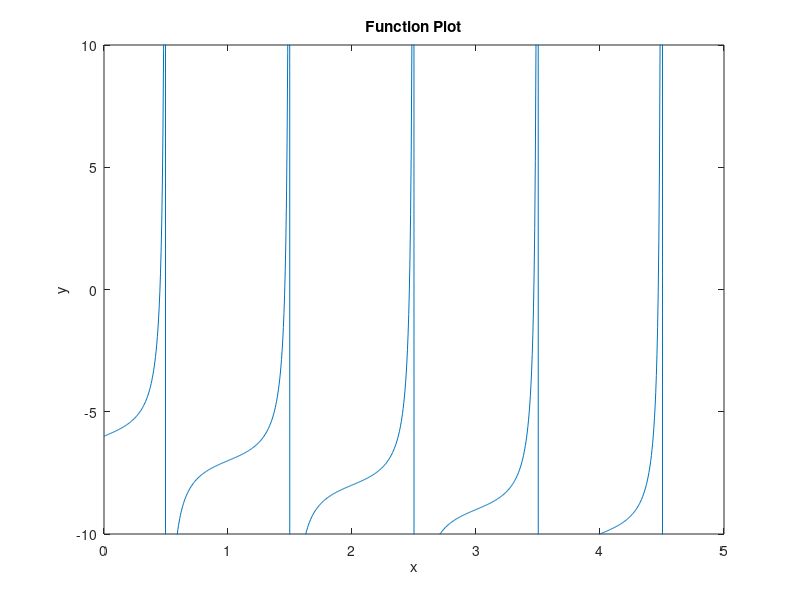

MATLAB code for this plot:
%% Question 1
% Define interval [xl xu]
xl = 0.4; xu = 0.48;
% Initialize midpoint
f_xr = 1;
% Initialize counter
i = 1;

% While the function is above tolerance
while abs(f_xr) >= 1e-5
    % Store old f_xr
    f_xr_old = f_xr;
    % Find midpoint of interval
    xr = (xl + xu)/2;
    % Evaluate function at xr, xl, and xu
    f_xr = tan(pi*xr) - xr - 6;
    f_xl = tan(pi*xl) - xl - 6;
    f_xu = tan(pi*xu) - xu - 6;
    % Relative error from previous step
    error = xr - 0.4510472588;
    % Store values for post-processing
    tab(i,:) = [i xl xu xr f_xr error];
    % Find where the function changes sign and assign new interval
    if f_xu > 0 && f_xr < 0
        xl = xr;
    elseif f_xr > 0 && f_xl < 0
        xu = xr;
    end
    i = i + 1;
end

% Force out first error value
tab(1,6) = NaN;


% Plotting
x = linspace(0,5,1000);
plot(x,(tan(pi*x) - x - 6));
axis([0 5 -10 10]); title('Function Plot'); ylabel('y'); xlabel('x');
%% Question 2
%% Part a
% Define initial guess
xi_1 = 0.48;
% Initialize f(xi)
f_x = 1;
while abs(f_x) >= 1e-5
    % Assign new value x_i+1 to xi
    xi = xi_1;
    % Find value of f(xi)
    f_x = tan(pi*xi) - xi - 6; 
    % Find value of df/dx at xi
    df_dx = pi*sec(pi*xi)^2 - 1;
    % Use N-R equation
    xi_1 = xi - f_x/df_dx;
end

%% Part b
% Define initial guesses
x0 = 0.48;
x1 = 0.54;

f_x1=1;
while abs(f_x1) >= 1e-5
    % Find value of f(x1)
    f_x1 = tan(pi*x1) - x1 - 6; 
    % Find value of f(x0)
    f_x0 = tan(pi*x0) - x0 - 6;
    % Use Secant equation
    x2 = x1 - f_x1 * (x1-x0)/(f_x1-f_x0);
    disp([x2 x1 x0 f_x1]);
    %Update variables for next iteration
    x0 = x1;
    x1 = x2;
    
end

%% Question 3
% Define interval [xl xu]
xl = 0.4; xu = 0.48;
% Initialize midpoint
f_xr = 1;
% Initialize counter
i = 1;

% While the function is above tolerance
while abs(f_xr) >= 1e-5
    % Store old f_xr
    f_xr_old = f_xr;
    % Find midpoint of interval
    xr = (xl + xu)/2;
    % Evaluate function at xr, xl, and xu
    f_xr = tan(pi*xr) - xr - 6;
    f_xl = tan(pi*xl) - xl - 6;
    f_xu = tan(pi*xu) - xu - 6;
    % Relative error from previous step
    error = f_xr_old - f_xr;
    % Store values for post-processing
    tab(i,:) = [i xl xu xr f_xr error];
    % Find where the function changes sign and assign new interval
    if f_xu > 0 && f_xr < 0
        xl = xr;
    elseif f_xr > 0 && f_xl < 0
        xu = xr;
    end
    i = i + 1;
end

